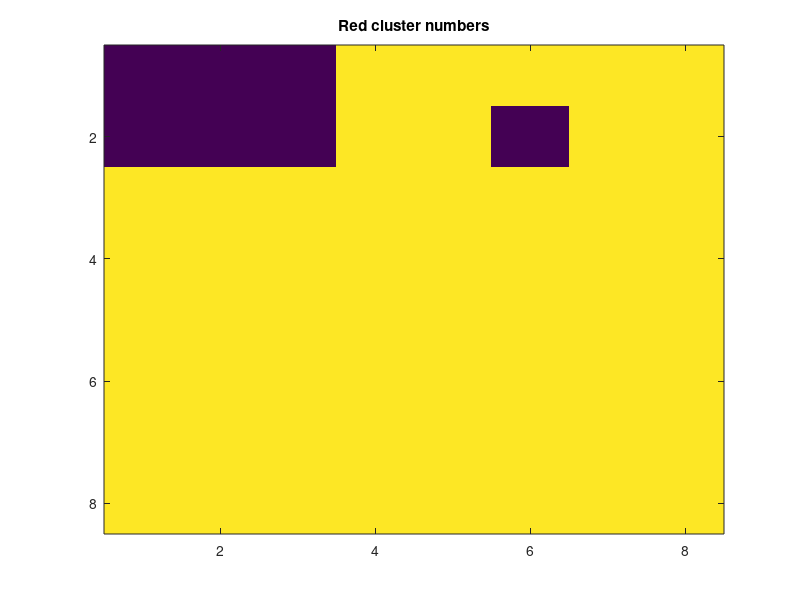
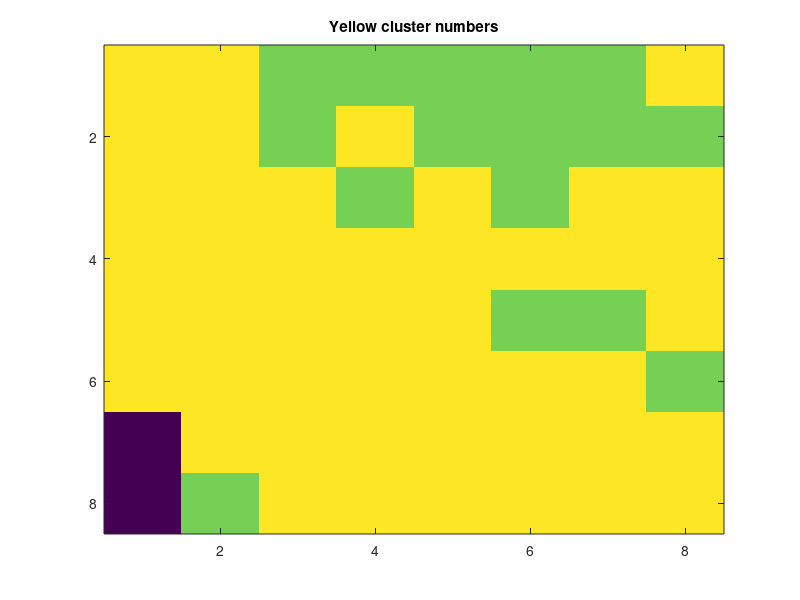

The MATLAB source for these figures, in order:
numClusters = zeros(64,2);
if ~exist('data_sim3.mat')
    for i = 1:64
         I = imread(['R_channel/sim_' num2str(i + 127) '_cropped_1.png']);

%         figure('position',[31 230 643 561]);  
%         imshow(I);
        I = rgb2gray(I);
        BW = imbinarize(I, .07);
        Icropped = imcrop(BW, [0 0 1360 880]);
        BW2 = bwareafilt(Icropped,[1200 Inf]);
        [labeled, num] = bwlabel(BW2);
        numClusters(i, 1) = num;
%         figure('position',[697 227 708 554]);
%         imshow(labeled)

        imwrite( labeled, ['clustered_r_' num2str(i) '.png'])

       I = imread(['Y_channel/sim_' num2str(i + 127) '_cropped_2.png']);

%         figure('position',[31 230 643 561]);  
%         imshow(I);
        I = rgb2gray(I);
        BW = imbinarize(I, .165);
        Icropped = imcrop(BW, [0 0 1360 880]);
        BW2 = bwareafilt(Icropped,[600 Inf]);
        [labeled, num] = bwlabel(BW2);
        numClusters(i, 2) = num;
%         figure('position',[697 227 708 554]);
%         imshow(labeled)
        imwrite( labeled, ['clustered_y_' num2str(i) '.png'])
    end
    save('data_sim3.mat', 'numClusters')
else
    load('data_sim3.mat')
end

 redArr = reshape(numClusters(:, 1), [8 8])
 redArr = redArr';
redArr = redArr .* (256 / max(numClusters(:, 1))); 
yArr = reshape(numClusters(:, 2), [8 8]);
yArr = yArr';
yArr = yArr .* (256 / max(numClusters(:, 2))); 

figure;
image(redArr)
colormap viridis
caxis([0 5])
title('Red cluster numbers');

figure;
image(yArr)
colormap viridis
caxis([0 5])
title('Yellow cluster numbers');

% numClusters